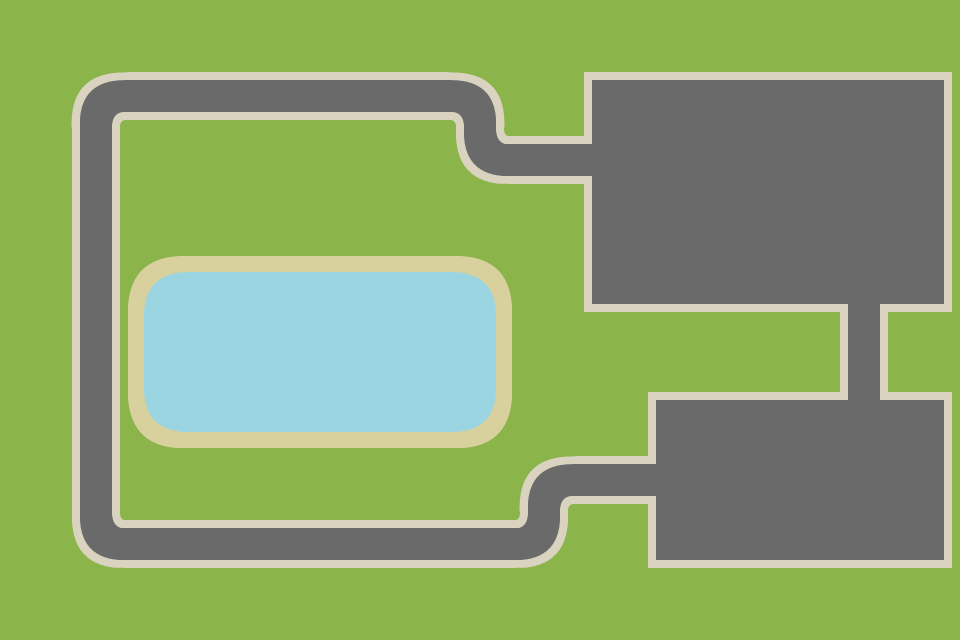

Below is a game level as drawn by its tile map, then a one-line description and the .tmx that defines it (tile-layer data replaced by summaries):
An orthogonal 15x10 tile map with 64x64 px tiles, 2 tile layers (backgroundLayer, blockedLayer), 1 hidden layer not drawn and 5 objects.

<map version="1.0" orientation="orthogonal" renderorder="right-down" width="15" height="10" tilewidth="64" tileheight="64" nextobjectid="8">
 <tileset firstgid="1" name="Road" tilewidth="64" tileheight="64">
  <image source="../../assets/spritesheet/roadtiles.png" width="576" height="576" />
  <tile id="17">
   <properties>
    <property name="type" value="playerStart" />
   </properties>
  </tile>
 </tileset>
 <layer name="backgroundLayer" width="15" height="10">
  <data>[150 cells, 105 non-empty, 19 distinct tile ids]</data>
 </layer>
 <layer name="blockedLayer" width="15" height="10">
  <data>[150 cells, 85 non-empty, 10 distinct tile ids]</data>
 </layer>
 <layer name="dinoBlockedLayer" width="15" height="10" visible="0" opacity="0">
  <data>[150 cells, 18 non-empty, 1 distinct tile ids]</data>
 </layer>
 <objectgroup name="objectsLayer">
  <object id="2" gid="18" x="733" y="555" width="12" height="16">
   <properties>
    <property name="type" value="playerStart" />
   </properties>
  </object>
  <object id="3" gid="26" x="673" y="518" width="36" height="43">
   <properties>
    <property name="index" value="3" />
    <property name="type" value="checkpoint" />
   </properties>
  </object>
  <object id="4" gid="26" x="294" y="151" width="45" height="43.5">
   <properties>
    <property name="index" value="2" />
    <property name="type" value="checkpoint" />
   </properties>
  </object>
  <object id="5" gid="27" x="731" y="189" width="64" height="64">
   <properties>
    <property name="type" value="dinoStart" />
   </properties>
  </object>
  <object id="7" gid="26" x="843.5" y="408.25" width="45" height="43.5">
   <properties>
    <property name="index" value="1" />
    <property name="type" value="checkpoint" />
   </properties>
  </object>
 </objectgroup>
</map>
